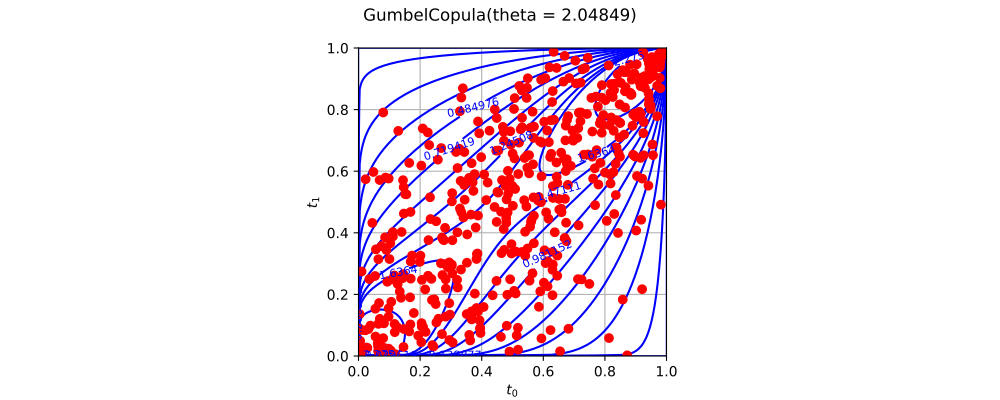

Generate this figure with Python:
import openturns as ot
from matplotlib import pyplot as plt
from openturns.viewer import View
ot.RandomGenerator.SetSeed(0)
factory = ot.GumbelCopulaFactory()
ref = factory.build()
dimension = ref.getDimension()
if dimension <= 2:
    sample = ref.getSample(50)
    distribution = factory.build(sample)
    if dimension == 1:
        distribution.setDescription(['$t$'])
        pdf_graph = distribution.drawPDF(256)
        cloud = ot.Cloud(sample, ot.Sample(sample.getSize(), 1))
        cloud.setColor('blue')
        cloud.setPointStyle('fcircle')
        pdf_graph.add(cloud)
        pdf_graph.setTitle(str(distribution))
        fig = plt.figure(figsize=(10, 4))
        pdf_axis = fig.add_subplot(111)
        View(pdf_graph, figure=fig, axes=[pdf_axis], add_legend=False)
    else:
        sample = ref.getSample(500)
        distribution.setDescription(['$t_0$', '$t_1$'])
        pdf_graph = distribution.drawPDF([256]*2)
        cloud = ot.Cloud(sample)
        cloud.setColor('red')
        cloud.setPointStyle('fcircle')
        pdf_graph.add(cloud)
        pdf_graph.setTitle(str(distribution))
        fig = plt.figure(figsize=(10, 4))
        pdf_axis = fig.add_subplot(111)
        View(pdf_graph, figure=fig, axes=[pdf_axis], add_legend=False, square_axes=True)
